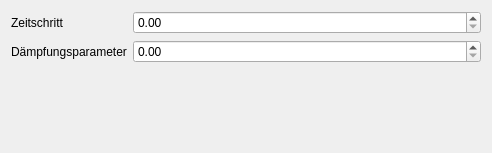
<?xml version="1.0" encoding="UTF-8"?>
<ui version="4.0">
 <class>EulerSettingsWidget</class>
 <widget class="QWidget" name="EulerSettingsWidget">
  <property name="geometry">
   <rect>
    <x>0</x>
    <y>0</y>
    <width>492</width>
    <height>153</height>
   </rect>
  </property>
  <property name="windowTitle">
   <string>Form</string>
  </property>
  <layout class="QFormLayout" name="formLayout">
   <item row="0" column="0">
    <widget class="QLabel" name="label">
     <property name="text">
      <string>Zeitschritt</string>
     </property>
    </widget>
   </item>
   <item row="1" column="0">
    <widget class="QLabel" name="label_2">
     <property name="text">
      <string>Dämpfungsparameter</string>
     </property>
    </widget>
   </item>
   <item row="0" column="1">
    <widget class="FancyDoubleSpinBox" name="dsbEulerStep"/>
   </item>
   <item row="1" column="1">
    <widget class="FancyDoubleSpinBox" name="dsbEulerSoft"/>
   </item>
  </layout>
 </widget>
 <customwidgets>
  <customwidget>
   <class>FancyDoubleSpinBox</class>
   <extends>QDoubleSpinBox</extends>
   <header>fancy_double_spin_box.h</header>
  </customwidget>
 </customwidgets>
 <resources/>
 <connections/>
</ui>
